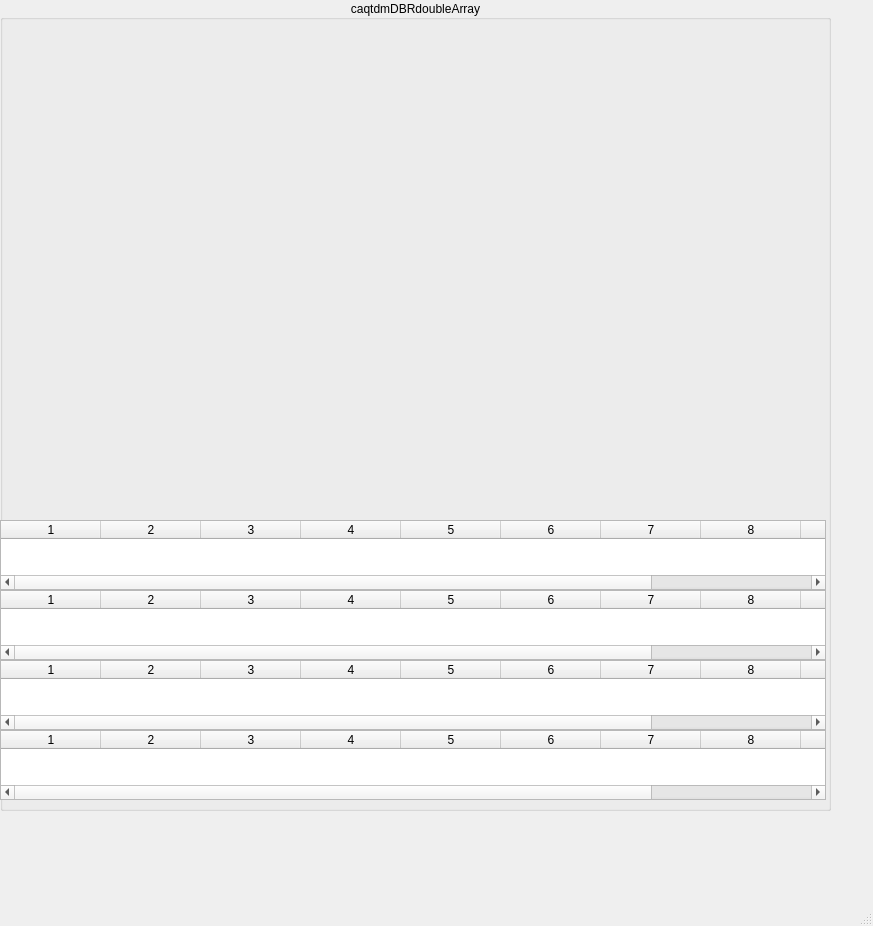
<?xml version="1.0" encoding="UTF-8"?>
<ui version="4.0">
 <class>MainWindow</class>
 <widget class="QMainWindow" name="MainWindow">
  <property name="geometry">
   <rect>
    <x>0</x>
    <y>0</y>
    <width>873</width>
    <height>926</height>
   </rect>
  </property>
  <property name="windowTitle">
   <string>MainWindow</string>
  </property>
  <widget class="QWidget" name="centralwidget">
   <widget class="QGroupBox" name="groupBox_6">
    <property name="geometry">
     <rect>
      <x>0</x>
      <y>0</y>
      <width>831</width>
      <height>811</height>
     </rect>
    </property>
    <property name="autoFillBackground">
     <bool>true</bool>
    </property>
    <property name="title">
     <string>caqtdmDBRdoubleArray</string>
    </property>
    <property name="alignment">
     <set>Qt::AlignCenter</set>
    </property>
    <widget class="caCartesianPlot" name="caCartesianPlot_1">
     <property name="geometry">
      <rect>
       <x>0</x>
       <y>20</y>
       <width>359</width>
       <height>228</height>
      </rect>
     </property>
     <property name="sizePolicy">
      <sizepolicy hsizetype="Expanding" vsizetype="Expanding">
       <horstretch>0</horstretch>
       <verstretch>0</verstretch>
      </sizepolicy>
     </property>
     <property name="Title" stdset="0">
      <string notr="true">epics3</string>
     </property>
     <property name="TitleX">
      <string notr="true">index</string>
     </property>
     <property name="TitleY">
      <string notr="true">volts</string>
     </property>
     <property name="channels_1" stdset="0">
      <string notr="true">;epics3://caqtdmDBRdoubleArray</string>
     </property>
     <property name="Style_1">
      <enum>caCartesianPlot::FillUnder</enum>
     </property>
     <property name="symbol_1">
      <enum>caCartesianPlot::NoSymbol</enum>
     </property>
     <property name="color_1">
      <color>
       <red>170</red>
       <green>255</green>
       <blue>255</blue>
      </color>
     </property>
     <property name="channels_2" stdset="0">
      <string notr="true"/>
     </property>
     <property name="channels_3" stdset="0">
      <string notr="true"/>
     </property>
     <property name="plotMode">
      <enum>caCartesianPlot::PlotLastNPoints</enum>
     </property>
     <property name="foreground">
      <color>
       <red>218</red>
       <green>218</green>
       <blue>218</blue>
      </color>
     </property>
     <property name="background">
      <color>
       <red>255</red>
       <green>255</green>
       <blue>255</blue>
      </color>
     </property>
     <property name="scaleColor">
      <color>
       <red>0</red>
       <green>0</green>
       <blue>0</blue>
      </color>
     </property>
     <property name="XaxisScaling" stdset="0">
      <enum>caCartesianPlot::Auto</enum>
     </property>
     <property name="YaxisScaling" stdset="0">
      <enum>caCartesianPlot::Auto</enum>
     </property>
     <property name="XaxisLimits">
      <string notr="true">0;1</string>
     </property>
     <property name="YaxisLimits">
      <string>0.01;10</string>
     </property>
     <property name="XaxisEnabled">
      <bool>false</bool>
     </property>
     <property name="XaxisType">
      <enum>caCartesianPlot::linear</enum>
     </property>
     <property name="YAxisType" stdset="0">
      <enum>caCartesianPlot::linear</enum>
     </property>
    </widget>
    <widget class="caCartesianPlot" name="caCartesianPlot_2">
     <property name="geometry">
      <rect>
       <x>0</x>
       <y>250</y>
       <width>359</width>
       <height>228</height>
      </rect>
     </property>
     <property name="sizePolicy">
      <sizepolicy hsizetype="Expanding" vsizetype="Expanding">
       <horstretch>0</horstretch>
       <verstretch>0</verstretch>
      </sizepolicy>
     </property>
     <property name="Title" stdset="0">
      <string notr="true">default</string>
     </property>
     <property name="TitleX">
      <string notr="true">index</string>
     </property>
     <property name="TitleY">
      <string notr="true">volts</string>
     </property>
     <property name="channels_1" stdset="0">
      <string notr="true">;caqtdmDBRdoubleArray</string>
     </property>
     <property name="Style_1">
      <enum>caCartesianPlot::FillUnder</enum>
     </property>
     <property name="symbol_1">
      <enum>caCartesianPlot::NoSymbol</enum>
     </property>
     <property name="color_1">
      <color>
       <red>170</red>
       <green>255</green>
       <blue>255</blue>
      </color>
     </property>
     <property name="channels_2" stdset="0">
      <string notr="true"/>
     </property>
     <property name="channels_3" stdset="0">
      <string notr="true"/>
     </property>
     <property name="plotMode">
      <enum>caCartesianPlot::PlotLastNPoints</enum>
     </property>
     <property name="foreground">
      <color>
       <red>218</red>
       <green>218</green>
       <blue>218</blue>
      </color>
     </property>
     <property name="background">
      <color>
       <red>255</red>
       <green>255</green>
       <blue>255</blue>
      </color>
     </property>
     <property name="scaleColor">
      <color>
       <red>0</red>
       <green>0</green>
       <blue>0</blue>
      </color>
     </property>
     <property name="XaxisScaling" stdset="0">
      <enum>caCartesianPlot::Auto</enum>
     </property>
     <property name="YaxisScaling" stdset="0">
      <enum>caCartesianPlot::Auto</enum>
     </property>
     <property name="XaxisLimits">
      <string notr="true">0;1</string>
     </property>
     <property name="YaxisLimits">
      <string>0.01;10</string>
     </property>
     <property name="XaxisEnabled">
      <bool>false</bool>
     </property>
     <property name="XaxisType">
      <enum>caCartesianPlot::linear</enum>
     </property>
     <property name="YAxisType" stdset="0">
      <enum>caCartesianPlot::linear</enum>
     </property>
    </widget>
    <widget class="caCartesianPlot" name="caCartesianPlot_3">
     <property name="geometry">
      <rect>
       <x>380</x>
       <y>20</y>
       <width>359</width>
       <height>228</height>
      </rect>
     </property>
     <property name="sizePolicy">
      <sizepolicy hsizetype="Expanding" vsizetype="Expanding">
       <horstretch>0</horstretch>
       <verstretch>0</verstretch>
      </sizepolicy>
     </property>
     <property name="Title" stdset="0">
      <string notr="true">ca</string>
     </property>
     <property name="TitleX">
      <string notr="true">index</string>
     </property>
     <property name="TitleY">
      <string notr="true">volts</string>
     </property>
     <property name="channels_1" stdset="0">
      <string notr="true">;ca://caqtdmDBRdoubleArray</string>
     </property>
     <property name="Style_1">
      <enum>caCartesianPlot::FillUnder</enum>
     </property>
     <property name="symbol_1">
      <enum>caCartesianPlot::NoSymbol</enum>
     </property>
     <property name="color_1">
      <color>
       <red>170</red>
       <green>255</green>
       <blue>255</blue>
      </color>
     </property>
     <property name="channels_2" stdset="0">
      <string notr="true"/>
     </property>
     <property name="channels_3" stdset="0">
      <string notr="true"/>
     </property>
     <property name="plotMode">
      <enum>caCartesianPlot::PlotLastNPoints</enum>
     </property>
     <property name="foreground">
      <color>
       <red>218</red>
       <green>218</green>
       <blue>218</blue>
      </color>
     </property>
     <property name="background">
      <color>
       <red>255</red>
       <green>255</green>
       <blue>255</blue>
      </color>
     </property>
     <property name="scaleColor">
      <color>
       <red>0</red>
       <green>0</green>
       <blue>0</blue>
      </color>
     </property>
     <property name="XaxisScaling" stdset="0">
      <enum>caCartesianPlot::Auto</enum>
     </property>
     <property name="YaxisScaling" stdset="0">
      <enum>caCartesianPlot::Auto</enum>
     </property>
     <property name="XaxisLimits">
      <string notr="true">0;1</string>
     </property>
     <property name="YaxisLimits">
      <string>0.01;10</string>
     </property>
     <property name="XaxisEnabled">
      <bool>false</bool>
     </property>
     <property name="XaxisType">
      <enum>caCartesianPlot::linear</enum>
     </property>
     <property name="YAxisType" stdset="0">
      <enum>caCartesianPlot::linear</enum>
     </property>
    </widget>
    <widget class="caCartesianPlot" name="caCartesianPlot_4">
     <property name="geometry">
      <rect>
       <x>380</x>
       <y>260</y>
       <width>359</width>
       <height>228</height>
      </rect>
     </property>
     <property name="sizePolicy">
      <sizepolicy hsizetype="Expanding" vsizetype="Expanding">
       <horstretch>0</horstretch>
       <verstretch>0</verstretch>
      </sizepolicy>
     </property>
     <property name="Title" stdset="0">
      <string notr="true">pva</string>
     </property>
     <property name="TitleX">
      <string notr="true">index</string>
     </property>
     <property name="TitleY">
      <string notr="true">volts</string>
     </property>
     <property name="channels_1" stdset="0">
      <string notr="true">;pva://caqtdmDBRdoubleArray</string>
     </property>
     <property name="Style_1">
      <enum>caCartesianPlot::FillUnder</enum>
     </property>
     <property name="symbol_1">
      <enum>caCartesianPlot::NoSymbol</enum>
     </property>
     <property name="color_1">
      <color>
       <red>170</red>
       <green>255</green>
       <blue>255</blue>
      </color>
     </property>
     <property name="channels_2" stdset="0">
      <string notr="true"/>
     </property>
     <property name="channels_3" stdset="0">
      <string notr="true"/>
     </property>
     <property name="plotMode">
      <enum>caCartesianPlot::PlotLastNPoints</enum>
     </property>
     <property name="foreground">
      <color>
       <red>218</red>
       <green>218</green>
       <blue>218</blue>
      </color>
     </property>
     <property name="background">
      <color>
       <red>255</red>
       <green>255</green>
       <blue>255</blue>
      </color>
     </property>
     <property name="scaleColor">
      <color>
       <red>0</red>
       <green>0</green>
       <blue>0</blue>
      </color>
     </property>
     <property name="XaxisScaling" stdset="0">
      <enum>caCartesianPlot::Auto</enum>
     </property>
     <property name="YaxisScaling" stdset="0">
      <enum>caCartesianPlot::Auto</enum>
     </property>
     <property name="XaxisLimits">
      <string notr="true">0;1</string>
     </property>
     <property name="YaxisLimits">
      <string>0.01;10</string>
     </property>
     <property name="XaxisEnabled">
      <bool>false</bool>
     </property>
     <property name="XaxisType">
      <enum>caCartesianPlot::linear</enum>
     </property>
     <property name="YAxisType" stdset="0">
      <enum>caCartesianPlot::linear</enum>
     </property>
    </widget>
    <widget class="caWaveTable" name="cawavetable">
     <property name="geometry">
      <rect>
       <x>0</x>
       <y>520</y>
       <width>826</width>
       <height>70</height>
      </rect>
     </property>
     <property name="wordWrap">
      <bool>false</bool>
     </property>
     <property name="channel" stdset="0">
      <string notr="true">epics3://caqtdmDBRdoubleArray</string>
     </property>
     <property name="numberOfRows">
      <number>0</number>
     </property>
     <property name="numberOfColumns">
      <number>10</number>
     </property>
     <property name="alignment">
      <enum>caWaveTable::Right</enum>
     </property>
     <property name="colorMode">
      <enum>caWaveTable::Alarm</enum>
     </property>
     <property name="precision">
      <number>2</number>
     </property>
     <property name="precisionMode">
      <enum>caWaveTable::User</enum>
     </property>
     <property name="formatType">
      <enum>caWaveTable::decimal</enum>
     </property>
     <column/>
     <column/>
     <column/>
     <column/>
     <column/>
     <column/>
     <column/>
     <column/>
     <column/>
     <column/>
    </widget>
    <widget class="caWaveTable" name="cawavetable_2">
     <property name="geometry">
      <rect>
       <x>0</x>
       <y>590</y>
       <width>826</width>
       <height>70</height>
      </rect>
     </property>
     <property name="wordWrap">
      <bool>false</bool>
     </property>
     <property name="channel" stdset="0">
      <string notr="true">ca://caqtdmDBRdoubleArray</string>
     </property>
     <property name="numberOfRows">
      <number>0</number>
     </property>
     <property name="numberOfColumns">
      <number>10</number>
     </property>
     <property name="alignment">
      <enum>caWaveTable::Right</enum>
     </property>
     <property name="colorMode">
      <enum>caWaveTable::Alarm</enum>
     </property>
     <property name="precision">
      <number>2</number>
     </property>
     <property name="precisionMode">
      <enum>caWaveTable::User</enum>
     </property>
     <property name="formatType">
      <enum>caWaveTable::decimal</enum>
     </property>
     <column/>
     <column/>
     <column/>
     <column/>
     <column/>
     <column/>
     <column/>
     <column/>
     <column/>
     <column/>
    </widget>
    <widget class="caWaveTable" name="cawavetable_3">
     <property name="geometry">
      <rect>
       <x>0</x>
       <y>660</y>
       <width>826</width>
       <height>70</height>
      </rect>
     </property>
     <property name="wordWrap">
      <bool>false</bool>
     </property>
     <property name="channel" stdset="0">
      <string notr="true">caqtdmDBRdoubleArray</string>
     </property>
     <property name="numberOfRows">
      <number>0</number>
     </property>
     <property name="numberOfColumns">
      <number>10</number>
     </property>
     <property name="alignment">
      <enum>caWaveTable::Right</enum>
     </property>
     <property name="colorMode">
      <enum>caWaveTable::Alarm</enum>
     </property>
     <property name="precision">
      <number>2</number>
     </property>
     <property name="precisionMode">
      <enum>caWaveTable::User</enum>
     </property>
     <property name="formatType">
      <enum>caWaveTable::decimal</enum>
     </property>
     <column/>
     <column/>
     <column/>
     <column/>
     <column/>
     <column/>
     <column/>
     <column/>
     <column/>
     <column/>
    </widget>
    <widget class="caWaveTable" name="cawavetable_4">
     <property name="geometry">
      <rect>
       <x>0</x>
       <y>730</y>
       <width>826</width>
       <height>70</height>
      </rect>
     </property>
     <property name="wordWrap">
      <bool>false</bool>
     </property>
     <property name="channel" stdset="0">
      <string notr="true">pva://caqtdmDBRdoubleArray</string>
     </property>
     <property name="numberOfRows">
      <number>0</number>
     </property>
     <property name="numberOfColumns">
      <number>10</number>
     </property>
     <property name="alignment">
      <enum>caWaveTable::Right</enum>
     </property>
     <property name="colorMode">
      <enum>caWaveTable::Alarm</enum>
     </property>
     <property name="precision">
      <number>2</number>
     </property>
     <property name="precisionMode">
      <enum>caWaveTable::User</enum>
     </property>
     <property name="formatType">
      <enum>caWaveTable::decimal</enum>
     </property>
     <column/>
     <column/>
     <column/>
     <column/>
     <column/>
     <column/>
     <column/>
     <column/>
     <column/>
     <column/>
    </widget>
   </widget>
  </widget>
  <widget class="QMenuBar" name="menubar">
   <property name="geometry">
    <rect>
     <x>0</x>
     <y>0</y>
     <width>873</width>
     <height>19</height>
    </rect>
   </property>
  </widget>
  <widget class="QStatusBar" name="statusbar"/>
 </widget>
 <customwidgets>
  <customwidget>
   <class>caCartesianPlot</class>
   <extends>QFrame</extends>
   <header>caCartesianPlot</header>
  </customwidget>
  <customwidget>
   <class>caWaveTable</class>
   <extends>QTableWidget</extends>
   <header>caWaveTable</header>
  </customwidget>
 </customwidgets>
 <resources/>
 <connections/>
</ui>
